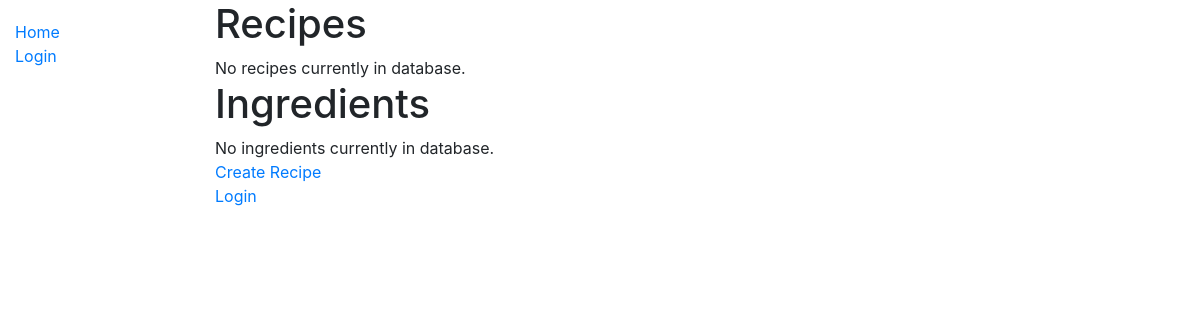
Before: /recipes/ with the older database file.
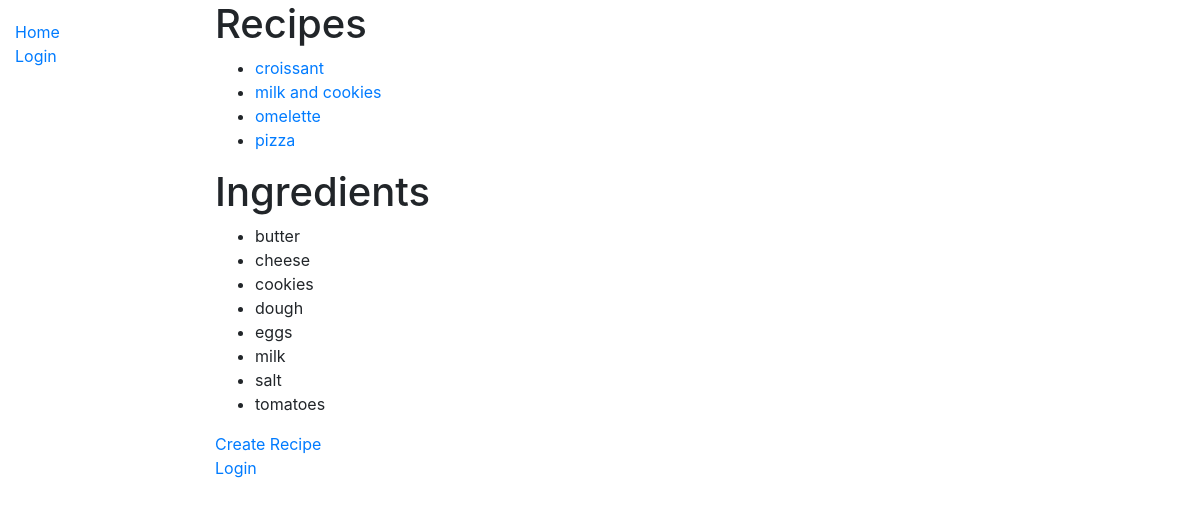
After: the same page with the newer database file.
### recipes/models.py (models this page shows, shortened)
class Recipe(models.Model):
	name = models.CharField(max_length=50, unique=True)
	likes = models.IntegerField(default=0)
	cuisine = models.CharField(max_length=50, default='world')
	slug = models.SlugField(unique=True)
	ingredients = models.ManyToManyField(
		Ingredient,
		through='RecipeItem',
		related_name='recipes')
	users = models.ManyToManyField(
		User,
		through='UserRecipe',
		related_name='recipes',
		blank=True)
	class Meta:
		ordering = ('name',)

class Ingredient(models.Model):
	SPRING = 'SP'
	SUMMER = 'SU'
	FALL = 'FA'
	WINTER = 'WI'
	ALL_SEASONS = 'AS'
	SEASONALITY_CHOICES = [
		(SPRING, 'Spring'),
		(SUMMER, 'Summer'),
		(FALL, 'Fall'),
		(WINTER, 'Winter'),
		(ALL_SEASONS, 'All seasons'),
	]
	name = models.CharField(max_length=30, unique=True)
	seasonality = models.CharField(
		max_length=30,
		choices=SEASONALITY_CHOICES,
		default=ALL_SEASONS)
	class Meta:
		ordering = ('name',)

### recipes/views.py (the view)
# urls.py: path('', views.RecipeIndexView.as_view(), name='index'),
class RecipeIndexView(ListView):
	model = Recipe
	template_name = 'recipes/index.html'
	context_object_name = 'recipe_list' # same as default, but made explicit for greater clarity
	def get_context_data(self, **kwargs):
		context = super().get_context_data(**kwargs)
		context['ingredients_list'] = Ingredient.objects.all()
		return context

### templates/recipes/index.html
{% extends "base_generic.html" %}
{% block content %}
<body>
	<div>
		<h1>Recipes</h1>
		{% if recipe_list %}
		<ul>
			{% for recipe in recipe_list %}
			<li><a href="/recipes/{{recipe.slug}}/">{{ recipe.name }}</a></li>
			{% endfor %}
		</ul>
		{% else %}
			No recipes currently in database.
		{% endif %}
	</div>
	<div>
		<h1>Ingredients</h1>
		{% if ingredients_list %}
		<ul>
			{% for ingredient in ingredients_list %}
			<li>{{ ingredient.name }}</li>
			{% endfor %}
		</ul>
		{% else %}
			No ingredients currently in database.
		{% endif %}
	</div>
	<div>
		<a href="/recipes/create_recipe/">Create Recipe</a>
	</div>
	<div>
		<a href="/accounts/login">Login</a>
	</div>
</body>
{% endblock %}

### templates/base_generic.html (shortened to what this page needs)
<!DOCTYPE html>
<html lang="en">
<head>
  <link rel="stylesheet" href="https://stackpath.bootstrapcdn.com/bootstrap/4.1.3/css/bootstrap.min.css">
  {% load static %}
  <link rel="stylesheet" href="{% static 'css/styles.css' %}">
</head>
<body>
  <div class="container-fluid">
    <div class="row">
      <div class="col-sm-2">
      {% block sidebar %}
        <ul class="sidebar-nav">
          <li><a href="{% url 'index' %}">Home</a></li>
          {% if user.is_authenticated %}
          <li>User: {{ user.get_username }}</li>
          <li><a href="{% url 'my_recipes' %}">My Recipes</a></li>
          <li><a href="{% url 'logout' %}?next={{ request.path }}">Logout</a></li>
          {% else %}
          <li><a href="{% url 'login' %}?next={{ request.path }}">Login</a></li>
          {% endif %}
        </ul>
     {% endblock %}
      </div>
      <div class="col-sm-10 ">{% block content %}{% endblock %}</div>
    </div>
  </div>
</body>
</html>

### static/css/styles.css (style rules this page uses)
.sidebar-nav { margin-top: 20px; padding: 0; list-style: none; }

Changed rows visible on the page:
added Recipe: name "croissant"
added Recipe: name "milk and cookies"
added Recipe: name "omelette"
added Recipe: name "pizza"
added Ingredient: name "butter"
added Ingredient: name "cheese"
added Ingredient: name "cookies"
added Ingredient: name "dough"
added Ingredient: name "eggs"
added Ingredient: name "milk"
added Ingredient: name "salt"
added Ingredient: name "tomatoes"
Other visible differences:
text no longer shown: "No recipes currently in database. No ingredients currently in database."
